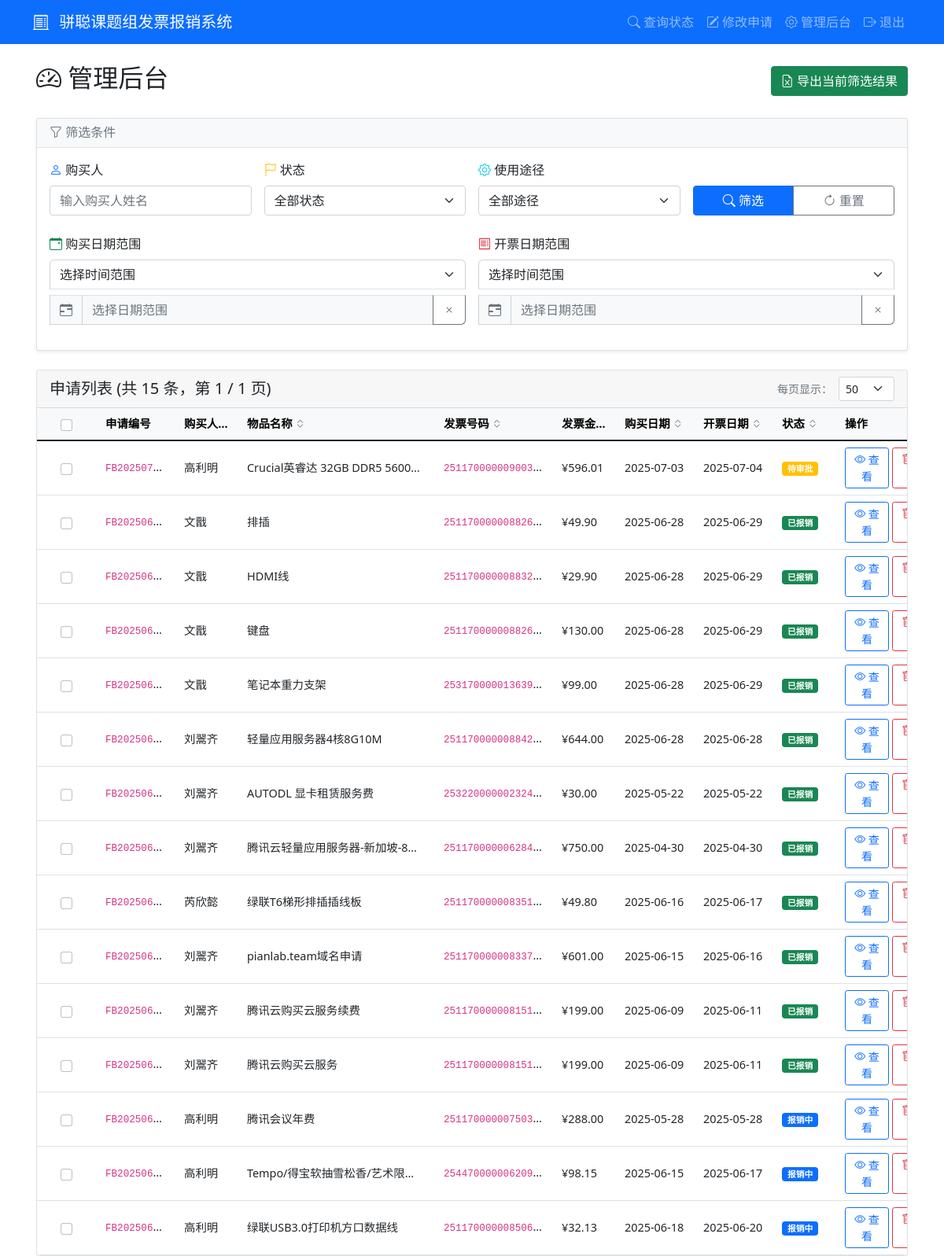
Screenshot of /admin/dashboard (signed in) with the database file from the repository.
### tables this page shows
CREATE TABLE applications (
            id INTEGER PRIMARY KEY AUTOINCREMENT,
            app_number TEXT UNIQUE NOT NULL,
            purchaser TEXT NOT NULL,
            purchase_details TEXT,
            item_name TEXT NOT NULL,
            product_link TEXT,
            usage_type TEXT NOT NULL,
            item_type TEXT NOT NULL,
            quantity INTEGER NOT NULL,
            purchase_time DATE NOT NULL,
            invoice_number TEXT NOT NULL,
            invoice_amount REAL NOT NULL,
            invoice_date DATE NOT NULL,
            status TEXT DEFAULT '待审批',
            approval_comment TEXT,
            created_at TIMESTAMP DEFAULT CURRENT_TIMESTAMP,
            updated_at TIMESTAMP DEFAULT CURRENT_TIMESTAMP
        );

### app.py (the view)
        def wrapper(*args, **kwargs):
            user = session.get('admin_username', 'anonymous')
            details = f"操作: {operation_type}, 用户: {user}, URL: {request.url}"
            if kwargs.get('app_number'):
                details += f", 申请编号: {kwargs['app_number']}"
            elif kwargs.get('filename'):
                details += f", 文件名: {kwargs['filename']}"
            if request.method == 'POST':
                form_data = {k: '***' if k == 'password' else v for k, v in request.form.items()}
                details += f", 表单数据: {form_data}"
            if request.args:
                details += f", 查询参数: {dict(request.args)}"
            try:
                result = f(*args, **kwargs)
                app.logger.info(f"{details}, 结果: 成功")
                return result
            except Exception as e:
                app.logger.error(f"{details}, 结果: 失败, 错误: {str(e)}", exc_info=True)
                raise

### templates/admin_dashboard.html (shortened to what this page needs)
{% extends "base.html" %}
{% block scripts %}
<link rel="stylesheet" href="https://cdn.jsdelivr.net/npm/flatpickr/dist/flatpickr.min.css">
<link rel="stylesheet" href="https://cdn.jsdelivr.net/npm/flatpickr/dist/themes/material_blue.css">
{% endblock %}
{% block content %}
<div class="container-fluid">
    <div class="d-flex justify-content-between align-items-center mb-4">
        <h2><i class="bi bi-speedometer2"></i> 管理后台</h2>
        <div>
            <a href="{{ url_for('export_excel', **request.args) }}" class="btn btn-success">
                <i class="bi bi-file-earmark-excel"></i> 导出当前筛选结果
            </a>
        </div>
    </div>
    <div class="card mb-4 shadow-sm">
        <div class="card-header bg-light">
            <h6 class="mb-0 text-muted">
                <i class="bi bi-funnel"></i> 筛选条件
            </h6>
        </div>
        <div class="card-body">
            <form method="get" id="filterForm">
                <div class="row g-3 mb-4">
                    <div class="col-lg-3 col-md-6">
                        <label for="purchaser" class="form-label fw-semibold">
                            <i class="bi bi-person text-primary"></i> 购买人
                        </label>
                        <input type="text" class="form-control" id="purchaser" name="purchaser"
                            value="{{ request.args.get('purchaser', '') }}" placeholder="输入购买人姓名">
                    </div>
                    <div class="col-lg-3 col-md-6">
                        <label for="status" class="form-label fw-semibold">
                            <i class="bi bi-flag text-warning"></i> 状态
                        </label>
                        <select class="form-select" id="status" name="status">
                            <option value="">全部状态</option>
                        </select>
                    </div>
                    <div class="col-lg-3 col-md-6">
                        <label for="usage" class="form-label fw-semibold">
                            <i class="bi bi-gear text-info"></i> 使用途径
                        </label>
                        <select class="form-select" id="usage" name="usage">
                            <option value="">全部途径</option>
                        </select>
                    </div>
                    <div class="col-lg-3 col-md-6 d-flex align-items-end">
                        <div class="btn-group w-100" role="group">
                            <button type="submit" class="btn btn-primary">
                                <i class="bi bi-search"></i> 筛选
                            </button>
                            <a href="{{ url_for('admin_dashboard') }}" class="btn btn-outline-secondary">
                                <i class="bi bi-arrow-clockwise"></i> 重置
                            </a>
                        </div>
                    </div>
                </div>
                {% macro date_range_picker(type, label, icon, color) %}
                <div class="col-md-6">
                    <label class="form-label fw-semibold">
                        <i class="bi bi-{{ icon }} text-{{ color }}"></i> {{ label }}
                    </label>
                    <div class="date-range-container">
                        <select class="form-select mb-2" id="{{ type }}DatePreset"
                            onchange="handleDatePresetChange('{{ type }}')">
                            <option value="">选择时间范围</option>
                        </select>
                        <div class="input-group">
                            <span class="input-group-text bg-light"><i class="bi bi-calendar-range"></i></span>
                            <input type="text" class="form-control" id="{{ type }}DateRange" placeholder="选择日期范围"
                                readonly>
                            <button class="btn btn-outline-secondary" type="button"
                                onclick="clearDateRange('{{ type }}')" title="清空日期">
                                <i class="bi bi-x"></i>
                            </button>
                        </div>
                    </div>
                </div>
                {% endmacro %}
                <div class="row g-3 mb-3">
                    {{ date_range_picker('purchase', '购买日期范围', 'calendar-event', 'success') }}
                    {{ date_range_picker('invoice', '开票日期范围', 'receipt', 'danger') }}
                </div>
            </form>
        </div>
    </div>
    <div class="card">
        <div class="card-header d-flex justify-content-between align-items-center">
            <div class="d-flex align-items-center gap-3">
                <h5 class="mb-0">申请列表 (共 {{ total_count }} 条，第 {{ page }} / {{ total_pages }} 页)</h5>
            </div>
            <div class="d-flex align-items-center gap-2">
                <small class="text-muted">每页显示：</small>
                <select class="form-select form-select-sm" style="width: auto;" onchange="changePerPage(this.value)">
                    <option value="50" {% if per_page==50 %}selected{% endif %}>50</option>
                </select>
            </div>
        </div>
        <div class="table-responsive">
            <table class="table table-hover table-auto mb-0">
                <thead class="table-light">
                    <tr>
                        <th class="col-checkbox">
                            <div class="form-check">
                                <input class="form-check-input" type="checkbox" id="selectAll"
                                    onchange="toggleSelectAll()">
                            </div>
                        </th>
                        <th class="col-app-number">申请编号</th>
                        <th class="sortable col-purchaser" data-sort="purchaser">
                            购买人
                            <i class="bi bi-chevron-expand sort-icon"></i>
                        </th>
                        <th class="sortable col-item-name" data-sort="item_name">
                            物品名称
                            <i class="bi bi-chevron-expand sort-icon"></i>
                        </th>
                        <th class="sortable col-invoice-number" data-sort="invoice_number">
                            发票号码
                            <i class="bi bi-chevron-expand sort-icon"></i>
                        </th>
                        <th class="sortable col-amount" data-sort="invoice_amount">
                            发票金额
                            <i class="bi bi-chevron-expand sort-icon"></i>
                        </th>
                        <th class="sortable col-date" data-sort="purchase_time">
                            购买日期
                            <i class="bi bi-chevron-expand sort-icon"></i>
                        </th>
                        <th class="sortable col-date" data-sort="invoice_date">
                            开票日期
                            <i class="bi bi-chevron-expand sort-icon"></i>
                        </th>
                        <th class="sortable col-status" data-sort="status">
                            状态
                            <i class="bi bi-chevron-expand sort-icon"></i>
                        </th>
                        <th class="col-actions">操作</th>
                    </tr>
                </thead>
                <tbody>
                    {% for app in applications %}
                    <tr>
                        <td class="col-checkbox">
                            <div class="form-check">
                                <input class="form-check-input row-checkbox" type="checkbox" value="{{ app[1] }}"
                                    onchange="updateSelection()">
                            </div>
                        </td>
                        <td class="col-app-number" title="{{ app[1] }}"><code>{{ app[1] }}</code></td>
                        <td class="col-purchaser" title="{{ app[2] }}">{{ app[2] }}</td>
                        <td class="col-item-name" title="{{ app[4] }}">{{ app[4] }}</td>
                        <td class="col-invoice-number" title="{{ app[10] }}"><code>{{ app[10] }}</code></td>
                        <td class="col-amount">¥{{ "%.2f"|format(app[11]) }}</td>
                        <td class="col-date">{{ app[9] }}</td>
                        <td class="col-date">{{ app[12] }}</td>
                        <td class="col-status">
                            {% set status_colors = {'待审批': 'warning', '报销中': 'primary', '已报销': 'success', '驳回':
                            'danger'} %}
                            <span class="badge bg-{{ status_colors.get(app[13], 'secondary') }}">{{ app[13] }}</span>
                        </td>
                        <td class="col-actions">
                            <div class="d-flex gap-1">
                                <a href="{{ url_for('admin_application_detail', app_number=app[1]) }}"
                                    class="btn btn-sm btn-outline-primary">
                                    <i class="bi bi-eye"></i> 查看
                                </a>
                                <button type="button" class="btn btn-sm btn-outline-danger"
                                    onclick="confirmDelete('{{ app[1] }}', '{{ app[2] }}', '{{ app[4] }}')">
                                    <i class="bi bi-trash"></i> 删除
                                </button>
                            </div>
                        </td>
                    </tr>
                    {% else %}
                    <tr>
                        <td colspan="10" class="text-center text-muted py-4">暂无申请记录</td>
                    </tr>
                    {% endfor %}
                </tbody>
            </table>
        </div>
    </div>
</div>
{% endblock %}

### templates/base.html (shortened to what this page needs)
<!DOCTYPE html>
<html lang="zh-CN">
<head>
    <link href="https://cdn.jsdelivr.net/npm/bootstrap@5.1.3/dist/css/bootstrap.min.css" rel="stylesheet">
    <link href="https://cdn.jsdelivr.net/npm/bootstrap-icons@1.7.2/font/bootstrap-icons.css" rel="stylesheet">
</head>
<body>
    <nav class="navbar navbar-expand-sm navbar-dark bg-primary">
        <div class="container">
            <a class="navbar-brand" href="{{ url_for('index') }}">
                <i class="bi bi-receipt-cutoff me-2"></i>
                <span class="d-none d-md-inline">骈聪课题组发票报销系统</span>
            </a>
            <div class="collapse navbar-collapse" id="navbarNav">
                <div class="navbar-nav ms-auto">
                    <a class="nav-link" href="{{ url_for('query_status') }}">
                        <i class="bi bi-search me-1"></i>查询状态
                    </a>
                    <a class="nav-link" href="{{ url_for('edit_application_page') }}">
                        <i class="bi bi-pencil-square me-1"></i>修改申请
                    </a>
                    {% if session.admin_logged_in %}
                    <a class="nav-link" href="{{ url_for('admin_dashboard') }}">
                        <i class="bi bi-gear me-1"></i>管理后台
                    </a>
                    <a class="nav-link" href="{{ url_for('admin_logout') }}">
                        <i class="bi bi-box-arrow-right me-1"></i>退出
                    </a>
                    {% else %}
                    <a class="nav-link" href="{{ url_for('admin_login') }}">
                        <i class="bi bi-person-lock me-1"></i>管理员登录
                    </a>
                    {% endif %}
                </div>
            </div>
        </div>
    </nav>
        {% block content %}{% endblock %}
    {% block scripts %}{% endblock %}
</body>
</html>

### templates/admin_dashboard.html (style rules this page uses)
.sortable { cursor: pointer; user-select: none; }
.sort-icon { font-size: 0.8rem; opacity: 0.5; }
.table-responsive { overflow-x: auto; border-radius: 0.375rem; }
.table-auto { table-layout: auto; white-space: nowrap; margin-bottom: 0; font-size: 0.9rem; }
.table-auto td, .table-auto th { white-space: nowrap; overflow: hidden; text-overflow: ellipsis; max-width: 0; padding: 0.5rem 0.75rem; vertical-align: middle; }
.table-auto .col-app-number { min-width: 80px; max-width: 100px; }
.table-auto .col-purchaser { min-width: 60px; max-width: 80px; }
.table-auto .col-item-name { min-width: 150px; max-width: 250px; }
.table-auto .col-invoice-number { min-width: 100px; max-width: 150px; }
.table-auto .col-amount { min-width: 50px; max-width: 80px; }
.table-auto .col-date { min-width: 100px; max-width: 110px; }
.table-auto .col-status { min-width: 80px; max-width: 90px; }
.table-auto .col-actions { min-width: 140px; max-width: 160px; white-space: normal; }
.table-auto .col-checkbox { width: 75px; min-width: 75px; max-width: 75px; padding: 0.5rem 0.75rem; text-align: center; }
.table-auto .col-checkbox .form-check { margin-bottom: 0; display: flex; justify-content: center; align-items: center; }
.container-fluid { max-width: 95%; padding-left: 1rem; padding-right: 1rem; }
.card.shadow-sm { box-shadow: 0 0.125rem 0.25rem rgba(0, 0, 0, 0.075) !important; border: 1px solid rgba(0, 0, 0, 0.125); }
.card-header.bg-light { background-color: #f8f9fa !important; border-bottom: 1px solid #dee2e6; }
.date-range-container { position: relative; }
.date-range-container .form-select { border-radius: 0.375rem 0.375rem 0 0; border-bottom: 1px solid #dee2e6; margin-bottom: 0; }
.date-range-container .input-group { border-radius: 0 0 0.375rem 0.375rem; margin-top: -1px; }
.date-range-container .input-group .form-control { border-top: 1px solid #dee2e6; background-color: #f8f9fa; cursor: pointer; border-radius: 0; }
.date-range-container .input-group-text { border-top: 1px solid #dee2e6; background-color: #e9ecef; color: #6c757d; border-radius: 0; }
.date-range-container .input-group .btn { border-top: 1px solid #dee2e6; border-radius: 0 0 0.375rem 0; }

### rows the page displays
applications: app_number "FB202507…", purchaser "高利明", item_name "Crucial英睿达 32GB DDR5 5600…", invoice_number "251170000009003…", invoice_amount "596.01", purchase_time "2025-07-03", invoice_date "2025-07-04", status "待审批"
applications: app_number "FB202506…", purchaser "文戬", item_name "排插", invoice_number "251170000008826…", invoice_amount "49.90", purchase_time "2025-06-28", invoice_date "2025-06-29", status "已报销"
applications: app_number "FB202506…", purchaser "文戬", item_name "HDMI线", invoice_number "251170000008832…", invoice_amount "29.90", purchase_time "2025-06-28", invoice_date "2025-06-29", status "已报销"
applications: app_number "FB202506…", purchaser "文戬", item_name "键盘", invoice_number "251170000008826…", invoice_amount "130.00", purchase_time "2025-06-28", invoice_date "2025-06-29", status "已报销"
applications: app_number "FB202506…", purchaser "文戬", item_name "笔记本重力支架", invoice_number "253170000013639…", invoice_amount "99.00", purchase_time "2025-06-28", invoice_date "2025-06-29", status "已报销"
applications: app_number "FB202506…", purchaser "刘翯齐", item_name "轻量应用服务器4核8G10M", invoice_number "251170000008842…", invoice_amount "644.00", purchase_time "2025-06-28", invoice_date "2025-06-28", status "已报销"
applications: app_number "FB202506…", purchaser "刘翯齐", item_name "AUTODL 显卡租赁服务费", invoice_number "253220000002324…", invoice_amount "30.00", purchase_time "2025-05-22", invoice_date "2025-05-22", status "已报销"
applications: app_number "FB202506…", purchaser "刘翯齐", item_name "腾讯云轻量应用服务器-新加坡-8…", invoice_number "251170000006284…", invoice_amount "750.00", purchase_time "2025-04-30", invoice_date "2025-04-30", status "已报销"
applications: app_number "FB202506…", purchaser "芮欣懿", item_name "绿联T6梯形排插插线板", invoice_number "251170000008351…", invoice_amount "49.80", purchase_time "2025-06-16", invoice_date "2025-06-17", status "已报销"
applications: app_number "FB202506…", purchaser "刘翯齐", item_name "pianlab.team域名申请", invoice_number "251170000008337…", invoice_amount "601.00", purchase_time "2025-06-15", invoice_date "2025-06-16", status "已报销"
applications: app_number "FB202506…", purchaser "刘翯齐", item_name "腾讯云购买云服务续费", invoice_number "251170000008151…", invoice_amount "199.00", purchase_time "2025-06-09", invoice_date "2025-06-11", status "已报销"
applications: app_number "FB202506…", purchaser "刘翯齐", item_name "腾讯云购买云服务", invoice_number "251170000008151…", invoice_amount "199.00", purchase_time "2025-06-09", invoice_date "2025-06-11", status "已报销"
applications: app_number "FB202506…", purchaser "高利明", item_name "腾讯会议年费", invoice_number "251170000007503…", invoice_amount "288.00", purchase_time "2025-05-28", invoice_date "2025-05-28", status "报销中"
applications: app_number "FB202506…", purchaser "高利明", item_name "Tempo/得宝软抽雪松香/艺术限…", invoice_number "254470000006209…", invoice_amount "98.15", purchase_time "2025-06-15", invoice_date "2025-06-17", status "报销中"
applications: app_number "FB202506…", purchaser "高利明", item_name "绿联USB3.0打印机方口数据线", invoice_number "251170000008506…", invoice_amount "32.13", purchase_time "2025-06-18", invoice_date "2025-06-20", status "报销中"

### other values shown
{{ label }} "购买日期范围 开票日期范围"
{{ total_count }} "15"
{{ page }} "1"
{{ total_pages }} "1"
